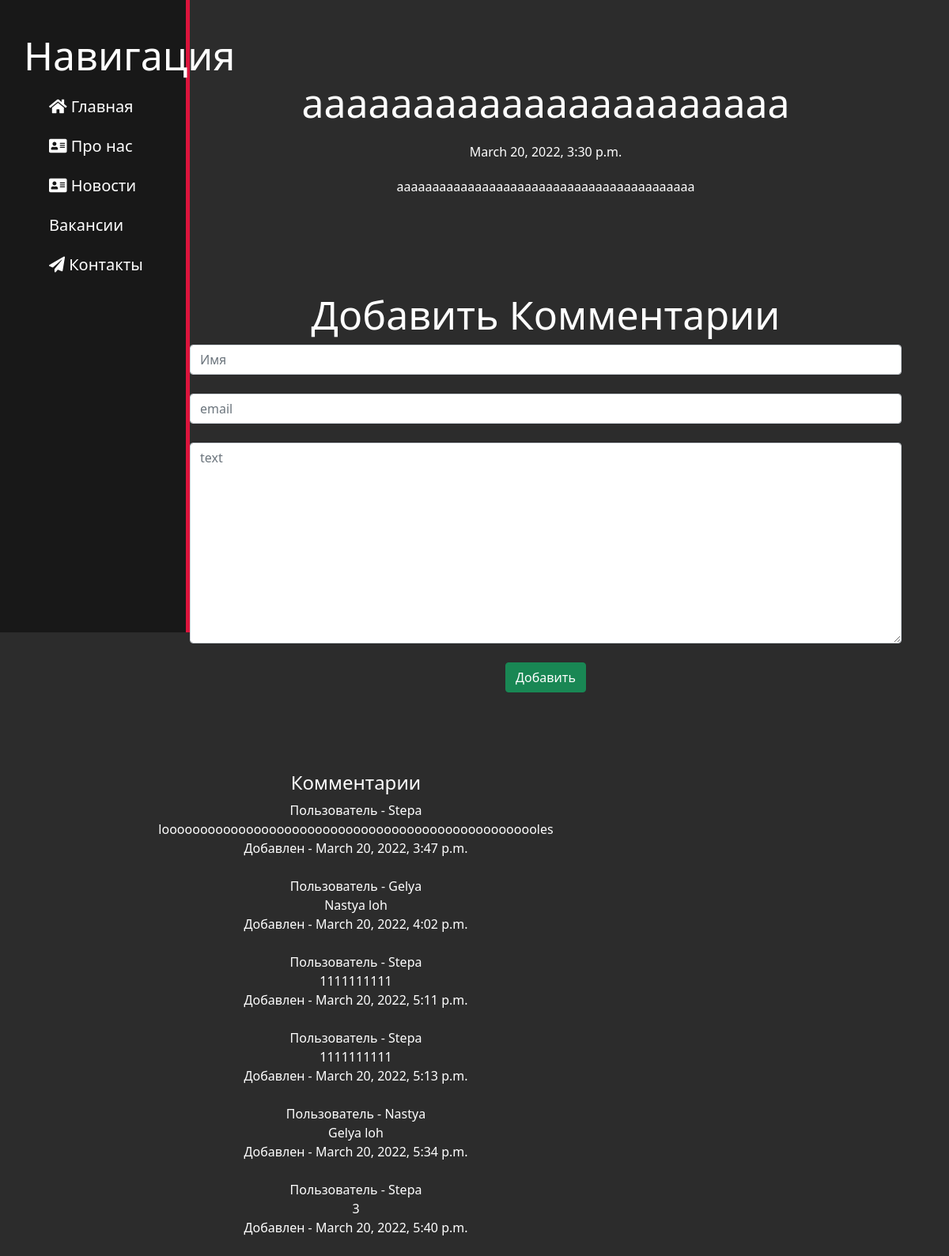
Screenshot of /news/1 with the database file from the repository.
### news/models.py (models this page shows, shortened)
class Article(models.Model):
    title = models.CharField('Название', max_length=50, default='')
    anons = models.CharField('Анонс', max_length=250)
    full_text = models.TextField('Статья')
    date = models.DateTimeField('Дата публикации')

class Comment(models.Model):
    post = models.ForeignKey(Article, related_name='comments', on_delete=models.CASCADE)
    name = models.CharField(max_length=80)
    email = models.EmailField()
    body = models.TextField()
    created = models.DateTimeField(auto_now_add=True)
    updated = models.DateTimeField(auto_now=True)
    active = models.BooleanField(default=True)
    class Meta:
        ordering = ('created',)

### news/views.py (the view)
# urls.py: path('<int:pk>', views.news_detail, name="news_detail")
def news_detail(request, pk):
    form = CommentForm()
    news = get_object_or_404(Article, id=pk)
    comments = Comment.objects.filter(post=pk)
    if request.method == 'POST':
        f = CommentForm(request.POST)
        if f.is_valid():
            comm = f.save(commit=False)
            comm.post = news
            comm.save()
    return render(request, 'news/detail_view.html', {'article': news, 'comments': comments, 'form': form})

### news/forms.py
class CommentForm(ModelForm):
    class Meta:
        model = Comment
        fields = ('name', 'email', 'body')
        widgets = {
            "name": TextInput(attrs={
                'class': 'form-control',
                'placeholder': 'Имя'
        }),
            "email": TextInput(attrs={
                'class': 'form-control',
                'placeholder': 'email'
            }),
            "body": Textarea(attrs={
                'class': 'form-control',
                'placeholder': 'text'
            })
        }

### news/templates/news/detail_view.html (shortened to what this page needs)
{% extends 'main/layout.html' %}
{% block content %}
    <div class='features'>
        <h1>{{ article.title }}</h1>
        <p>{{ article.date }}</p>
        <p>{{ article.full_text }}</p>
    </div>
    <div class='features'>
        <h1>Добавить Комментарии</h1>
        <form method="post">
            {{ form.name }}<br>
            {{ form.email }}<br>
            {{ form.body }}<br>
            <button class="btn btn-success" type="submit">Добавить</button>
        </form>
    </div>
    <div class="features">
        <h4>Комментарии</h4>
        {% for comment in comments %}
        Пользователь - {{ comment.name }}<br>
        {{ comment.body }} <br>
        Добавлен - {{ comment.created }}<br><br>
        {% endfor %}
    </div>
{% endblock %}

### main/static/main/css/main.css (style rules this page uses)
body { background: #2c2c2c; }
main .features { float: left; color: #fff; margin-top: 100px; text-align: center; width: 75%; }
main .features h1 { font-size: 50px; }
main .features p { max-width: 400px; margin: 20px auto }

### rows the page displays
Article: title "aaaaaaaaaaaaaaaaaaaaaa", date "March 20, 2022, 3:30 p.m.", full_text "aaaaaaaaaaaaaaaaaaaaaaaaaaaaaaaaaaaaaaaaaa"
Comment: name "Stepa", body "loooooooooooooooooooooooooooooooooooooooooooooooooles", created "March 20, 2022, 3:47 p.m."
Comment: name "Gelya", body "Nastya loh", created "March 20, 2022, 4:02 p.m."
Comment: name "Stepa", body "1111111111", created "March 20, 2022, 5:11 p.m."
Comment: name "Stepa", body "1111111111", created "March 20, 2022, 5:13 p.m."
Comment: name "Nastya", body "Gelya loh", created "March 20, 2022, 5:34 p.m."
Comment: name "Stepa", body "3", created "March 20, 2022, 5:40 p.m."
